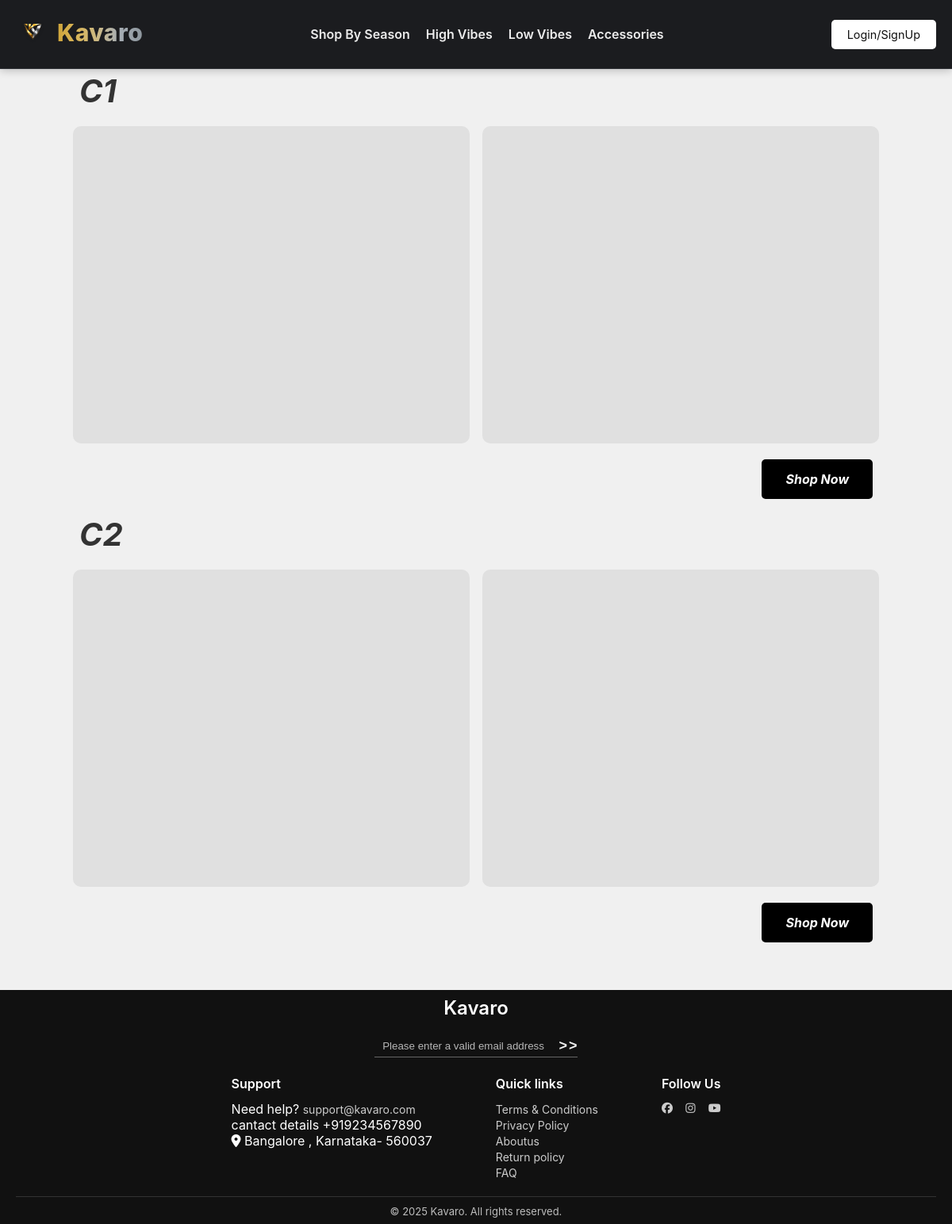
The app's page /, older data.
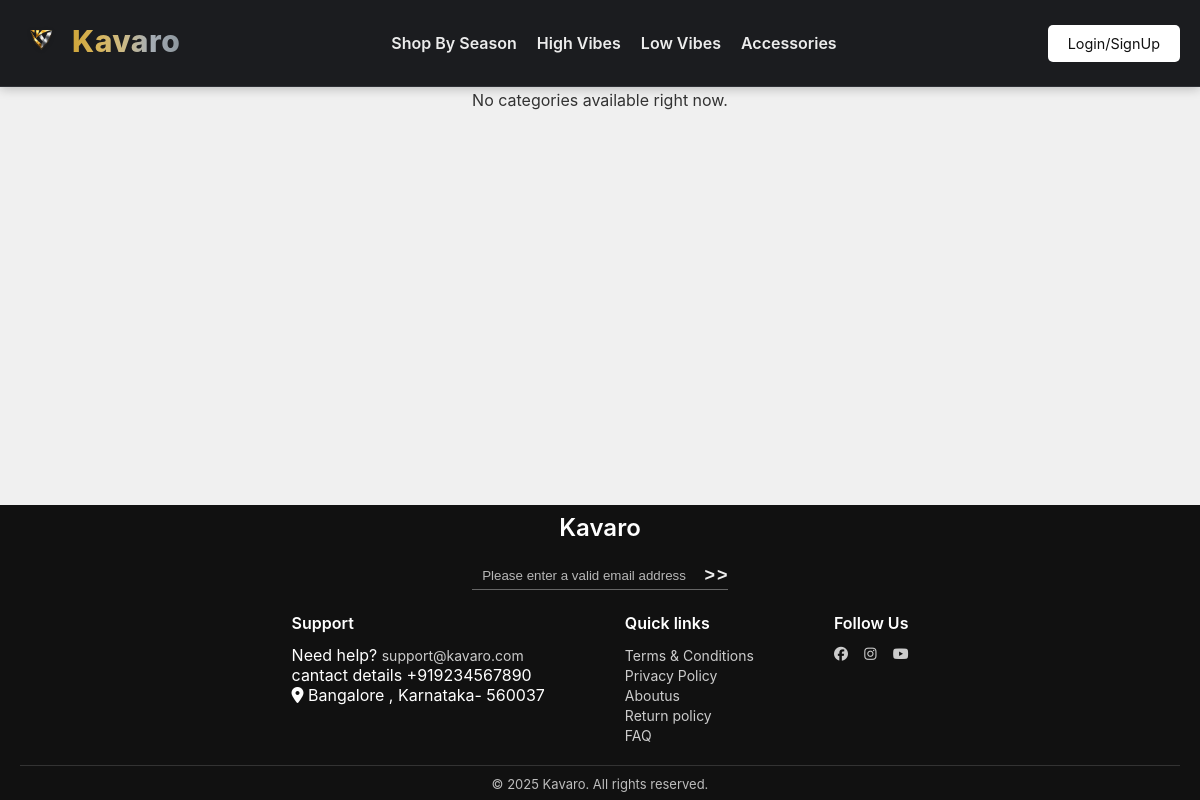
The same page, newer data.
### landing/models.py (models this page shows, shortened)
class Category(models.Model):
    name = models.CharField(max_length=100)
    slug = models.SlugField(unique=True, blank=True)
    image_urls = models.JSONField(default=list, blank=True)
    is_enabled = models.BooleanField(default=True)
    link = models.URLField(default="#", blank=True)
    order = models.PositiveIntegerField(default=0, help_text="Order in which category appears on the landing page")
    class Meta:
        verbose_name_plural = "Categories"
        ordering = ['order']  # 👈 This automatically orders all queries by this field

### landing/views.py (the view)
# urls.py: path("", home, name="home"),  # homepage
def home(request):
    categories = Category.objects.filter(is_enabled=True).order_by('order')
    return render(request, 'landing/landing.html', {'categories': categories})

### landing/templates/landing/landing.html (shortened to what this page needs)
<!DOCTYPE html>
<html lang="en">
<head>
    {% load static %}
    <link rel="stylesheet" href="{% static 'landing/css/style.css' %}">
    <link rel="stylesheet" href="https://cdnjs.cloudflare.com/ajax/libs/font-awesome/6.4.2/css/all.min.css">
</head>
<body {% if messages %}data-has-messages="true" {% endif %}>
    {% include 'landing/header.html' %}
    <main class="main-content">
        {% for category in categories %}
        <section class="banner-section" data-category="{{ category.slug }}">
            <h1>{{ category.name }}</h1>
            <div class="banner-container">
                <div class="banner-item banner-left"></div>
                <div class="banner-item banner-right"></div>
            </div>
            <div class="controls-wrapper">
                <a href="{%url 'landing' %}" class="shop-now-button" data-category="{{ category.slug }}">Shop Now</a>
            </div>
        </section>
        {% empty %}
        <p>No categories available right now.</p>
        {% endfor %}
    </main>
    {% include 'landing/footer.html' %}
</body>
</html>

### landing/templates/landing/header.html (shortened to what this page needs)
{% load static %}
<header class="main-header">
  <div class="header-left">
    <a href="{% url 'product_list' %}" class="logo" aria-label="Kavaro home">
      <img src="{% static 'landing/Kavaro_Logo.png' %}" alt="Kavaro logo" class="brand-logo-image">
      <span class="brand-title">Kavaro</span>
    </a>
  </div>
  <nav class="header-center" aria-label="Main navigation">
    <a href="{% url 'season_shop' %}">Shop By Season</a>
    <a href="{% url 'product_type_shop' %}">High Vibes</a>
    <a href="{% url 'category_shop' %}">Low Vibes</a>
    <a href="{% url 'accessories_shop' %}">Accessories</a>
  </nav>
  <div class="header-right">
    {% if user.is_authenticated %}
    <a href="{% url 'wishlist_view' %}" class="wishlist-icon" aria-label="View Wishlist">
      <i class="fas fa-heart"></i>
    </a>
    <a href="{% url 'cartPage:cartPage' %}" class="cart-icon" aria-label="View Cart">
      <i class="fas fa-shopping-cart"></i>
    </a>
    <div class="profile-dropdown">
      <a class="profile-icon" style="color: white;" id="profile-btn" aria-label="Profile">
        <i class="fas fa-user-circle"></i>
      </a>
      <div class="profile-menu" id="profile-menu">
        <p class="user-name">Hello {{ user.username }}</p>
        <hr>
        <a href="{% url 'order_history' %}">Orders</a>
        <a href="{% url 'wishlist_view' %}">Wishlist</a>
        <a href="#" id="contact-us">Contact Us</a>
        <hr>
        <a href="#">Track your order</a>
        <a href="{% url 'address:address_list' %}">Saved Addresses</a>
        <hr>
        <a href="{% url 'profile' %}">Edit Profile</a>
        <a href="{% url 'logout1' %}">Logout</a>
      </div>
    </div>
    {% else %}
    <a class="signup-button login" href="{% url 'base:login' %}">Login/SignUp</a>
    {% endif %}
  </div>
</header>

### landing/templates/landing/footer.html (shortened to what this page needs)
<footer style="margin-top: auto;">
        <div class="email_subscription">
            <h2 class="footer-logo">Kavaro</h2>
            <form class="newsletter"
      method="POST"
      action="{% url 'save_email' %}">
    <input type="email"
           id="emailInput"
           name="email"
           placeholder=" Please enter a valid email address"
           required />
    <button type="submit" id="subscribeBtn" style="display: flex;">
        <span class="arrow">></span>
        <span class="arrow">></span>
    </button>
</form>
    </div>
        <div class="footer-container">
            <div class="footer-section">
                <h3>Support</h3>
                <p>Need help? <a href="mailto:support@kavaro.com">support@kavaro.com</a></p>
                <p>cantact details +919234567890</p>
                <p class="location-line">
                    <i class="fa-solid fa-location-dot"></i> Bangalore , Karnataka- 560037
                </p>
            </div>
            <div class="footer-section">
                 <h3>Quick links</h3>
                <p><a href="{% url 'terms_co:terms' %}">Terms & Conditions</a></p>
                <p><a href="./redirect.html">Privacy Policy</a></p>
                <p><a href="{% url 'about' %}">Aboutus</a></p>
                <p><a href="./redirect.html">Return policy</a></p>
                <p><a href="{% url 'faqs' %}">FAQ</a></p>
            </div>
            <div class="footer-section">
                <h3>Follow Us</h3>
                <p style="display: flex; justify-content: space-between; font-size: 30px;">
                    <a href="./redirect.html" aria-label="facebook"><i class="fab fa-facebook"></i></a><br>
                    <a href="https://www.instagram.com/kavaro_in?igsh=OXoxd2U5OTg5ZXl3" aria-label="instagram" target="_blank" rel="noopener noreferrer"><i class="fab fa-instagram"></i></a><br>
                    <a href="https://youtube.com/@thekavarohouse?si=e-VZnBxKydmiSDYD" aria-label="youtube" target="_blank" rel="noopener noreferrer"><i class="fab fa-youtube"></i></a>
                </p>
            </div>
        </div>
        <div class="footer-bottom" style="display: flex; justify-content: center;">© 2025 Kavaro. All rights reserved.</div>
    </footer>

### landing/static/landing/css/style.css (style rules this page uses)
* { box-sizing: border-box; margin: 0; padding: 0; }
html,body { height:100%; margin:0; }
body { font-family: 'Inter', sans-serif; background-color: #f0f0f0; color: #333; display: flex; flex-direction: column; min-height: 100vh; }
.main-content { flex: 1; }
a { text-decoration: none; color: inherit; }
.main-header { display: flex; justify-content: space-between; align-items: center; padding: 20px; border-bottom: 1px solid #ddd; background-color: #fff; position: fixed; top: 0; left: 0; right: 0; z-index: 2002; }
.header-left .logo { font-size: 28px; font-weight: 700; }
.header-center { display: flex; gap: 20px; }
.header-center a { font-size: 16px; color: #555; font-weight: bold; transition: color 0.3s ease; }
.header-right { display: flex; justify-content: space-between; align-items: center; gap: 15px; }
.signup-button { background-color: #000; color: #fff; border: none; padding: 10px 20px; font-size: 0.9rem; cursor: pointer; border-radius: 5px; transition: background-color 0.3s ease; }
.main-content { display: flex; flex-direction: column; align-items: center; padding: 40px 50px; margin-top: 50px; }
footer { background: #111; color: #fff; padding: 8px 20px; flex-shrink: 0; text-align: center; }
.footer-logo { font-size: 24px; font-weight: 600; margin-bottom: 20px; color: #ffffff; }
.newsletter { display: flex; align-items: center; margin-bottom: 0.8rem; border-bottom: 1px solid #666; max-width: 300px; }
.newsletter input { flex: 1; padding: 6px; border: none; outline: none; background: transparent; color: #eee; width: 230px; }
.newsletter input::placeholder { color: #b7b7b7; }
.newsletter button { background: none; border: none; font-size: 18px; font-weight: bold; cursor: pointer; color: #eee; border-radius: 6px; max-width: 50px; }
.email_subscription { margin-bottom: 10px; text-align: center; display: flex; flex-direction: column; align-items: center; }
.arrow { display: inline-block; animation: moveArrow 1.4s infinite; margin-left: 2px; }
.arrow:nth-child(1) { animation-delay: 0s; }
.arrow:nth-child(2) { animation-delay: 0.3s; }
.footer-container { display: flex; flex-wrap: wrap; gap: 80px; justify-content: center; max-width: 1000px; margin: 0 auto 20px; text-align: left; }
.footer-section h3 { color: #fff; margin-bottom: 12px; font-size: 16px; font-weight: 600; }
.footer-section a { color: #ccc; text-decoration: none; font-size: 14px; transition: color 0.2s ease, transform 0.2s ease; }
.footer-bottom { text-align: center; margin-top: 20px; color: #bdbdbd; font-size: 13px; border-top: 1px solid #333; padding-top: 10px; }

### landing/templates/landing/header.html (style rules this page uses)
.main-header { display: flex; justify-content: space-between; align-items: center; padding: 20px; border-bottom: 1px solid #2f3136; background-color: #1b1c1f; box-shadow: 0 2px 10px rgba(0, 0, 0, 0.22); position: fixed; top: 0; left: 0; right: 0; z-index: 2002; }
.header-left .logo { display: inline-flex; align-items: center; gap: 10px; text-decoration: none; line-height: 1; }
.brand-logo-image { height: 42px; width: auto; object-fit: contain; display: block; filter: drop-shadow(0 1px 2px rgba(0, 0, 0, 0.2)); }
.brand-title { font-size: 30px; font-weight: 800; letter-spacing: 0.5px; background: linear-gradient(90deg, #cfa53a 0%, #d8b55a 24%, #cbb986 48%, #a7aeb5 72%, #8d969d 100%); -webkit-background-clip: text; background-clip: text; color: transparent; -webkit-text-fill-color: transparent; }
.header-center { display: flex; gap: 20px; }
.header-center a { font-size: 16px; color: #ececec; font-weight: 600; transition: color 0.3s ease; }
.header-right { display: flex; justify-content: space-between; align-items: center; gap: 15px; }
.signup-button { background-color: #ffffff; color: #111111; border: none; padding: 10px 20px; font-size: 0.9rem; cursor: pointer; border-radius: 5px; transition: background-color 0.3s ease; }

Row changes from the older to the newer data that the page shows:
removed Category: name "C1"
removed Category: name "C2"
Text that changed along with them:
text now shown: "No categories available right now."
